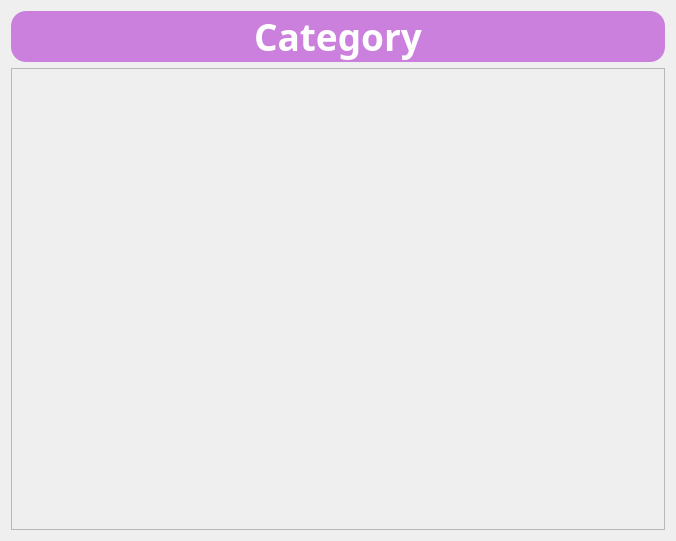
<?xml version="1.0" encoding="UTF-8"?>
<ui version="4.0">
 <class>Dialog</class>
 <widget class="QDialog" name="Dialog">
  <property name="geometry">
   <rect>
    <x>0</x>
    <y>0</y>
    <width>676</width>
    <height>541</height>
   </rect>
  </property>
  <property name="windowTitle">
   <string>Dialog</string>
  </property>
  <layout class="QVBoxLayout" name="verticalLayout">
   <item>
    <widget class="QLabel" name="category_label">
     <property name="font">
      <font>
       <family>Josefin Slab</family>
       <pointsize>28</pointsize>
       <weight>75</weight>
       <bold>true</bold>
      </font>
     </property>
     <property name="styleSheet">
      <string notr="true">QLabel{
    width: 100%;
    height: 55px;
    background-color: #CA80DC;
    border-radius: 15px;
    padding: 0 35px 0 35px;
    color: #fff;
    line-height: 1.2;
}</string>
     </property>
     <property name="text">
      <string>Category</string>
     </property>
     <property name="alignment">
      <set>Qt::AlignCenter</set>
     </property>
    </widget>
   </item>
   <item>
    <widget class="QScrollArea" name="scrollArea">
     <property name="widgetResizable">
      <bool>true</bool>
     </property>
     <widget class="QWidget" name="scrollAreaWidgetContents">
      <property name="geometry">
       <rect>
        <x>0</x>
        <y>0</y>
        <width>656</width>
        <height>472</height>
       </rect>
      </property>
     </widget>
    </widget>
   </item>
  </layout>
 </widget>
 <resources/>
 <connections/>
</ui>
